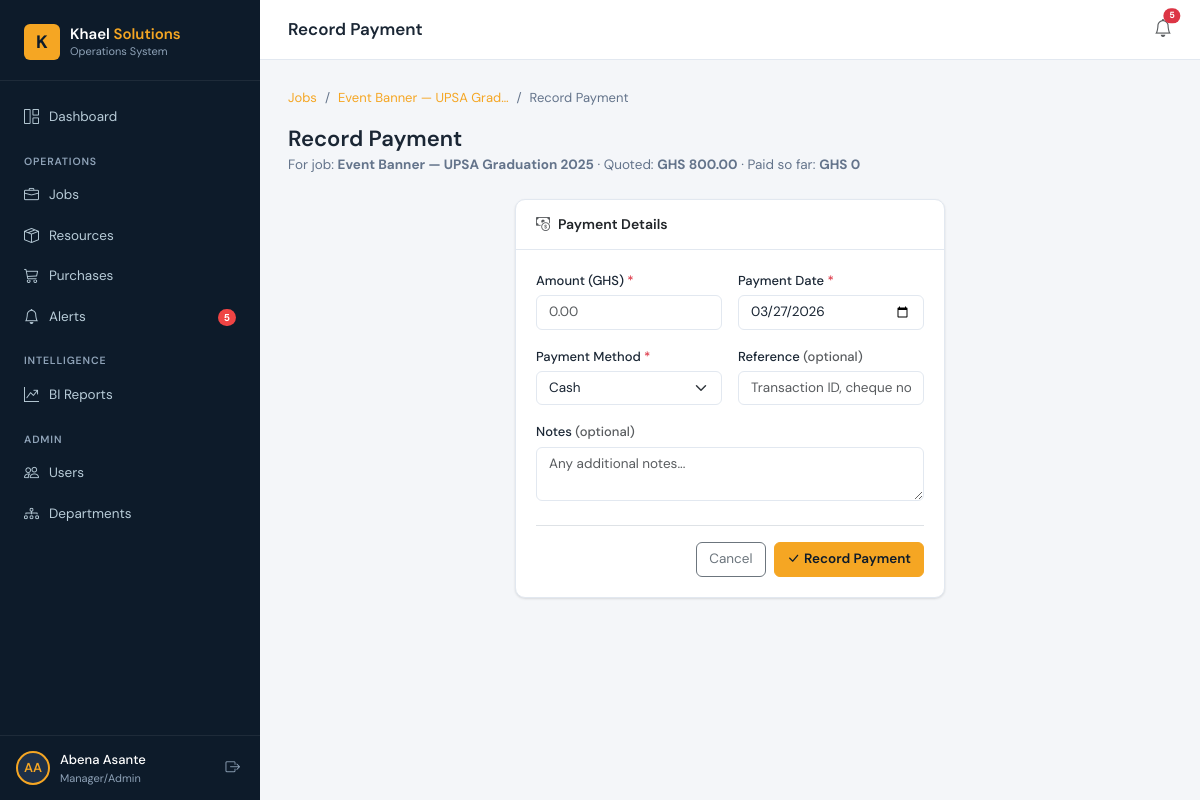
The app's page /jobs/2/payment/ (signed in) with its own data.
### core/models.py (models this page shows, shortened)
class User(AbstractUser):
    class Role(models.TextChoices):
        SUPER_ADMIN = 'super_admin', 'Super Admin'
        MANAGER     = 'manager',     'Manager/Admin'
        STAFF       = 'staff',       'Department Staff'
    role = models.CharField(max_length=20, choices=Role.choices, default=Role.STAFF)
    groups = models.ManyToManyField(
        'auth.Group', related_name='core_user_set', blank=True,
    )
    user_permissions = models.ManyToManyField(
        'auth.Permission', related_name='core_user_set', blank=True,
    )
    class Meta:
        verbose_name = 'User'
        verbose_name_plural = 'Users'
        ordering = ['username']

class Job(models.Model):
    class Status(models.TextChoices):
        PENDING     = 'pending',     'Pending'
        IN_PROGRESS = 'in_progress', 'In Progress'
        COMPLETED   = 'completed',   'Completed'
        CANCELLED   = 'cancelled',   'Cancelled'
        ON_HOLD     = 'on_hold',     'On Hold / Delayed'
    class Priority(models.TextChoices):
        LOW    = 'low',    'Low'
        MEDIUM = 'medium', 'Medium'
        HIGH   = 'high',   'High'
        URGENT = 'urgent', 'Urgent'
    class ServiceType(models.TextChoices):
        PRINTING   = 'printing',   'Printing Services'
        NETWORK_IT = 'network_it', 'Network & IT'
        MULTIMEDIA = 'multimedia', 'Multimedia Production'
        GENERAL    = 'general',    'General Services'
    department  = models.ForeignKey(Department, on_delete=models.PROTECT, related_name='jobs')
    assigned_to = models.ForeignKey(
        settings.AUTH_USER_MODEL, on_delete=models.SET_NULL,
        null=True, blank=True, related_name='assigned_jobs',
    )
    created_by  = models.ForeignKey(
        settings.AUTH_USER_MODEL, on_delete=models.SET_NULL,
        null=True, related_name='created_jobs',
    )
    client_name    = models.CharField(max_length=200, blank=True)
    client_contact = models.CharField(max_length=100, blank=True)
    title        = models.CharField(max_length=255)
    description  = models.TextField(blank=True)
    service_type = models.CharField(
        max_length=20, choices=ServiceType.choices, default=ServiceType.GENERAL,
        help_text='Type of service being provided',
    )
    status   = models.CharField(max_length=20, choices=Status.choices,   default=Status.PENDING)
    priority = models.CharField(max_length=10, choices=Priority.choices, default=Priority.MEDIUM)
    price = models.DecimalField(
        max_digits=12, decimal_places=2, null=True, blank=True,
        help_text='Quoted price / budget (used for expense alerts and payment tracking)',
    )
    start_date   = models.DateField(null=True, blank=True)
    due_date     = models.DateField(null=True, blank=True)
    completed_at = models.DateTimeField(null=True, blank=True)
    created_at = models.DateTimeField(auto_now_add=True)
    updated_at = models.DateTimeField(auto_now=True)
    def total_paid(self):
        from django.db.models import Sum
        result = self.payments.aggregate(total=Sum('amount'))
        return result['total'] or 0
    class Meta:
        ordering = ['-created_at']

### core/views.py (the view, shortened to what this page needs)
# urls.py: path('jobs/<int:job_pk>/payment/',      PaymentCreateView.as_view(),   name='payment_create'),
class PaymentCreateView(ManagerRequiredMixin, View):
    template_name = 'payments/payment_form.html'
    def get(self, request, job_pk):
        job = get_object_or_404(Job, pk=job_pk)
        return render(request, self.template_name, {
            'job':            job,
            'method_choices': Payment.Method.choices,
            'today':          timezone.now().date(),
            'total_paid':     job.total_paid(),
        })

### core/context_processors.py (called while the page is built)
def global_context(request):
    if not request.user.is_authenticated:
        return {}
    from core.models import Alert
    return {
        'alert_count': Alert.objects.filter(resolved=False).count(),
    }

### core/permissions.py (called while the page is built)
    def dispatch(self, request, *args, **kwargs):
        if not request.user.is_authenticated:
            return self.handle_no_permission()
        if request.user.role not in self.allowed_roles:
            raise PermissionDenied
        return super().dispatch(request, *args, **kwargs)

### templates/payments/payment_form.html (shortened to what this page needs)
{% extends 'base.html' %}
{% block topbar_title %}Record Payment{% endblock %}
{% block content %}
<nav aria-label="breadcrumb">
  <ol class="breadcrumb">
    <li class="breadcrumb-item"><a href="{% url 'core:job_list' %}">Jobs</a></li>
    <li class="breadcrumb-item"><a href="{% url 'core:job_detail' job.pk %}">{{ job.title|truncatechars:25 }}</a></li>
    <li class="breadcrumb-item active">Record Payment</li>
  </ol>
</nav>
<div class="page-header">
  <div>
    <h1>Record Payment</h1>
    <p>For job: <strong>{{ job.title }}</strong>
      {% if job.price %}
        · Quoted: <strong>GHS {{ job.price }}</strong>
        · Paid so far: <strong>GHS {{ total_paid }}</strong>
      {% endif %}
    </p>
  </div>
</div>
<div class="row justify-content-center">
  <div class="col-lg-6">
    <div class="card">
      <div class="card-header"><h6><i class="bi bi-cash-coin me-2 text-muted"></i>Payment Details</h6></div>
      <div class="card-body">
        <form method="post">
          <div class="row g-3">
            <div class="col-sm-6">
              <label class="form-label">Amount (GHS) <span class="text-danger">*</span></label>
              <input type="number" name="amount" class="form-control" step="0.01" min="0.01" placeholder="0.00" required />
            </div>
            <div class="col-sm-6">
              <label class="form-label">Payment Date <span class="text-danger">*</span></label>
              <input type="date" name="payment_date" class="form-control" value="{{ today|date:'Y-m-d' }}" required />
            </div>
            <div class="col-sm-6">
              <label class="form-label">Payment Method <span class="text-danger">*</span></label>
              <select name="payment_method" class="form-select" required>
                {% for val, label in method_choices %}
                <option value="{{ val }}">{{ label }}</option>
                {% endfor %}
              </select>
            </div>
            <div class="col-sm-6">
              <label class="form-label">Reference <span class="text-muted">(optional)</span></label>
              <input type="text" name="reference" class="form-control" placeholder="Transaction ID, cheque no., etc." />
            </div>
            <div class="col-12">
              <label class="form-label">Notes <span class="text-muted">(optional)</span></label>
              <textarea name="notes" class="form-control" rows="2" placeholder="Any additional notes..."></textarea>
            </div>
          </div>
          <div class="d-flex justify-content-end gap-2 mt-4 pt-3 border-top">
            <a href="{% url 'core:job_detail' job.pk %}" class="btn btn-outline-secondary">Cancel</a>
            <button type="submit" class="btn btn-primary">
              <i class="bi bi-check-lg me-1"></i>Record Payment
            </button>
          </div>
        </form>
      </div>
    </div>
  </div>
</div>
{% endblock %}

### templates/base.html (shortened to what this page needs)
<!DOCTYPE html>
<html lang="en">
<head>
  <link href="https://cdnjs.cloudflare.com/ajax/libs/bootstrap/5.3.2/css/bootstrap.min.css" rel="stylesheet" />
  <link href="https://cdnjs.cloudflare.com/ajax/libs/bootstrap-icons/1.11.3/font/bootstrap-icons.min.css" rel="stylesheet" />
  {% load static %}
  <link rel="stylesheet" href="{% static 'css/main.css' %}" />
</head>
<body>
<div id="wrapper">
  <nav id="sidebar">
    <div class="sidebar-brand">
      <a href="{% url 'core:dashboard' %}" class="brand-logo">
        <div class="brand-icon">K</div>
        <div>
          <div class="brand-name">Khael <span>Solutions</span></div>
          <div class="brand-sub">Operations System</div>
        </div>
      </a>
    </div>
    <div class="sidebar-nav">
      <ul class="list-unstyled mb-0">
        <li class="nav-item">
          <a href="{% url 'core:dashboard' %}" class="{% if request.resolver_match.url_name == 'dashboard' %}active{% endif %}">
            <i class="bi bi-grid-1x2"></i> Dashboard
          </a>
        </li>
        <div class="nav-section-label">Operations</div>
        <li class="nav-item">
          <a href="{% url 'core:job_list' %}" class="{% if 'job' in request.resolver_match.url_name %}active{% endif %}">
            <i class="bi bi-briefcase"></i> Jobs
          </a>
        </li>
        <li class="nav-item">
          <a href="{% url 'core:resource_list' %}" class="{% if 'resource' in request.resolver_match.url_name %}active{% endif %}">
            <i class="bi bi-box-seam"></i> Resources
          </a>
        </li>
        {% if user.role in 'super_admin,manager' %}
        <li class="nav-item">
          <a href="{% url 'core:purchase_list' %}" class="{% if 'purchase' in request.resolver_match.url_name %}active{% endif %}">
            <i class="bi bi-cart3"></i> Purchases
          </a>
        </li>
        {% endif %}
        <li class="nav-item">
          <a href="{% url 'core:alert_list' %}" class="{% if 'alert' in request.resolver_match.url_name %}active{% endif %}">
            <i class="bi bi-bell"></i> Alerts
            {% if alert_count > 0 %}
              <span class="nav-badge">{{ alert_count }}</span>
            {% endif %}
          </a>
        </li>
        {% if user.role in 'super_admin,manager' %}
        <div class="nav-section-label">Intelligence</div>
        <li class="nav-item">
          <a href="{% url 'core:report_list' %}" class="{% if 'report' in request.resolver_match.url_name %}active{% endif %}">
            <i class="bi bi-graph-up-arrow"></i> BI Reports
          </a>
        </li>
        {% endif %}
        {% if user.role in 'super_admin,manager' %}
        <div class="nav-section-label">Admin</div>
        <li class="nav-item">
          <a href="{% url 'core:user_list' %}" class="{% if 'user' in request.resolver_match.url_name %}active{% endif %}">
            <i class="bi bi-people"></i> Users
          </a>
        </li>
        <li class="nav-item">
          <a href="{% url 'core:department_list' %}" class="{% if 'department' in request.resolver_match.url_name %}active{% endif %}">
            <i class="bi bi-diagram-3"></i> Departments
          </a>
        </li>
        {% endif %}
      </ul>
    </div>
    <div class="sidebar-user">
      <div class="user-avatar">{{ user.first_name|slice:":1"|upper }}{{ user.last_name|slice:":1"|upper }}</div>
      <div class="user-info">
        <div class="user-name">{{ user.get_full_name|default:user.username }}</div>
        <div class="user-role">{{ user.get_role_display }}</div>
      </div>
      <form method="post" action="{% url 'core:logout' %}">
        <button type="submit" class="logout-btn" title="Logout">
          <i class="bi bi-box-arrow-right"></i>
        </button>
      </form>
    </div>
  </nav>
  <div id="main-content">
    <div class="topbar">
      <div class="d-flex align-items-center gap-3">
        <span class="topbar-title">{% block topbar_title %}{% endblock %}</span>
      </div>
      <div class="topbar-actions">
        <a href="{% url 'core:alert_list' %}" class="position-relative text-muted" style="font-size:18px; text-decoration:none;">
          <i class="bi bi-bell"></i>
          {% if alert_count > 0 %}
            <span class="position-absolute top-0 start-100 translate-middle badge rounded-pill bg-danger" style="font-size:9px;">{{ alert_count }}</span>
          {% endif %}
        </a>
      </div>
    </div>
    <div class="page-body">
      {% block content %}{% endblock %}
    </div>
  </div>
</div>
{% load static %}
</body>
</html>

### records on screen
User: first_name "A", last_name "A", get_full_name "Abena Asante", role "Manager/Admin"
Job: title "Event Banner — UPSA Grad…", title "Event Banner — UPSA Graduation 2025", price "800.00"

### other values on screen
{{ alert_count }} "5"
{{ total_paid }} "0"
form field payment_method "Cash"
